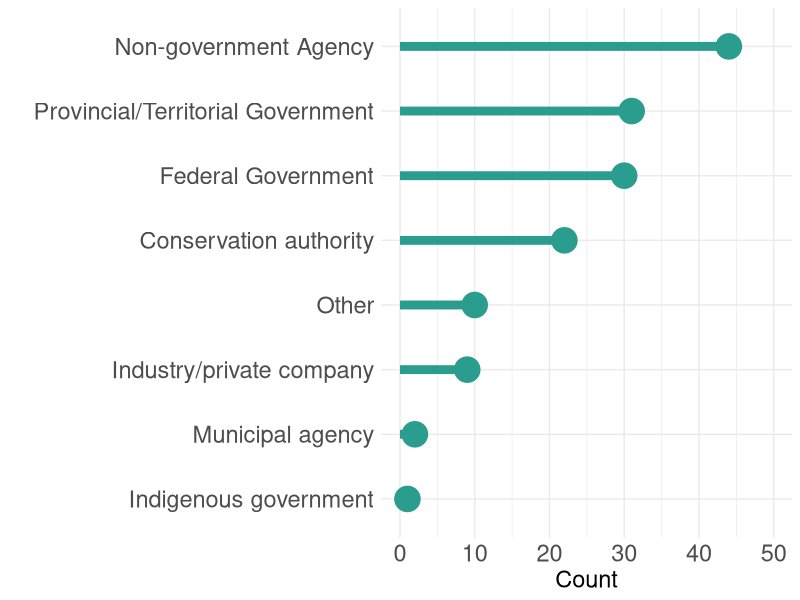
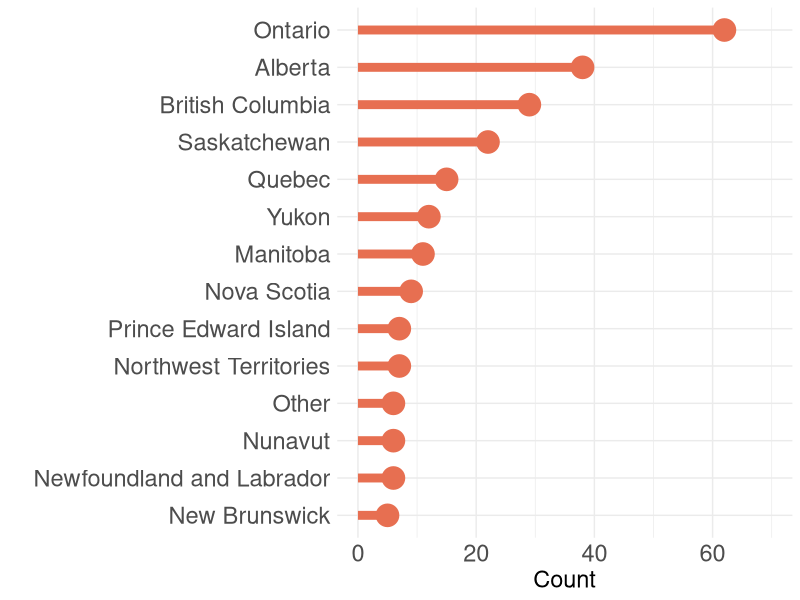
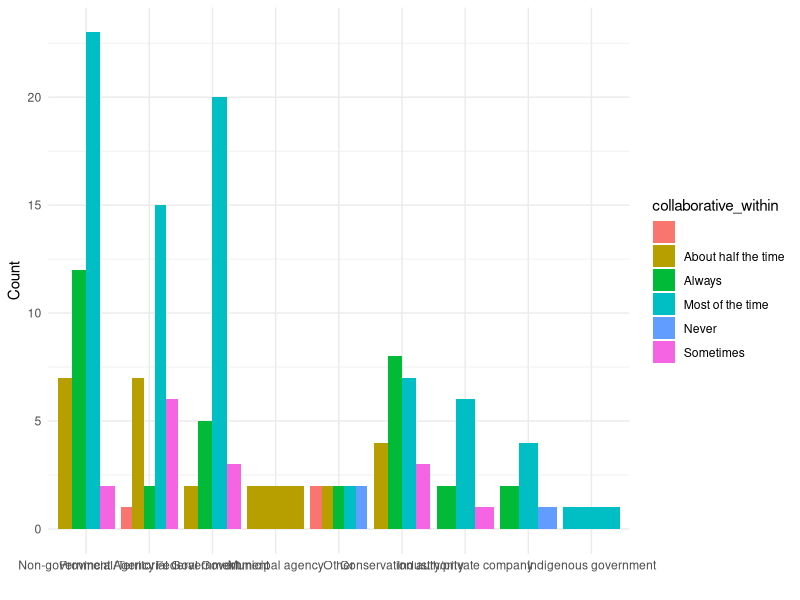

Source code (R) for these figures, in order:
library(tidyverse)


data <- read.csv("data/survey_likerts.csv")
colnames(data)
str(data)

data$organization <- recode_factor(data$organization,
                                   "Non-government agency (e.g., Nature Conservancy Canada, Ducks Unlimited Canada)" = "Non-government Agency",
                                   "Canadian provincial or territorial government agency" = "Provincial/Territorial Government",
                                   "Canadian federal government agency" = "Federal Government")




orgs <- data %>% count(organization)
orgs <- orgs[-8,]
colnames(orgs)



orgs %>% mutate(organization = fct_reorder(organization,
                                           n, .desc = FALSE)) %>% 
            ggplot() + 
            geom_segment( aes(x = organization, xend = organization, 
                              y = 0, yend = n),
                colour = "#2a9d8f", lwd = 3) +
  geom_point(aes(x = organization, y = n), colour = "#2a9d8f",
             fill = "white", size=7, shape = 19, stroke = 1.5) +
            coord_flip() +
            xlab(" ") +
            ylab("Count") +
            theme_minimal() +
            theme(axis.text = element_text(size = 17),
                  axis.title = element_text(size = 17),
                  #legend.position = "none",
                  legend.key.size = unit(1, 'cm'),
                  legend.text = element_text(size = 12),
                  #legend.direction = "horizontal",
                  legend.title = element_blank()) +
            ylim(0, 50)



### location

location <- data %>% select(location)

location <- location %>% separate_longer_delim(location, delim = ",")

loc <- location %>% count(location)
loc <- loc[2:15,]
write.csv(loc, "location.csv")



loc %>% mutate(location = fct_reorder(location,
                                           n, .desc = FALSE)) %>% 
            ggplot() + 
            geom_segment( aes(x = location, xend = location, 
                              y = 0, yend = n),
                          colour = "#e76f51", lwd = 3) +
            geom_point(aes(x = location, y = n), colour = "#e76f51",
                       fill = "white", size=6, shape = 19, stroke = 1.5) +
            coord_flip() +
            xlab(" ") +
            ylab("Count") +
            theme_minimal() +
            theme(axis.text = element_text(size = 17),
                  axis.title = element_text(size = 17),
                  #legend.position = "none",
                  legend.key.size = unit(1, 'cm'),
                  legend.text = element_text(size = 12),
                  #legend.direction = "horizontal",
                  legend.title = element_blank()) +
            ylim(0, 70)


colnames(data)

collab_within_org <- data %>% group_by(organization) %>% 
            count(collaborative_within)

collab_within_org <- collab_within_org[-27,]

collab_within_org %>% ggplot(aes(fill = collaborative_within, y = n, 
                                 label = n,
                         x = organization)) + 
            geom_bar(position = "dodge", stat = "identity") +
            #coord_flip() +
            xlab(" ") +
            ylab("Count") +
            theme_minimal() 
            # theme(axis.text = element_text(size = 20),
            #       axis.title = element_text(size = 20),
            #       #legend.position = "none",
            #       legend.key.size = unit(1, 'cm'),
            #       legend.text = element_text(size = 12),
            #       #legend.direction = "horizontal",
            #       legend.title = element_blank()) 
            # geom_text(size = 10, alpha = 1, colour = "white",
            #           position = position_stack(vjust = 0.55)) +
            # guides(fill = guide_legend(reverse = TRUE,
            #                            label.position = "bottom")) +
            # scale_fill_manual(values = colours)










collab_within_org <- collab_within_org[5:31,]
















collab_outside_org <- data %>% group_by(organization) %>% 
            count(collaborative_outside)

